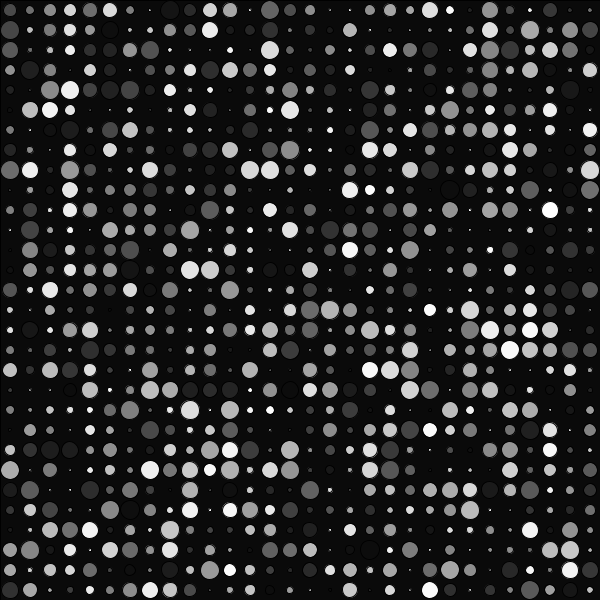
Frame 1 (no input)
Frame 60 (the mouse pressed at the canvas centre just before this capture): identical to frame 1, image omitted
Frame 120 (the mouse held since frame 60 and released just before this capture): identical to frame 1, image omitted

The Processing sketch that drew this single still picture (run headless with seeded random() and noise(); from frame 60 on, the mouse is pressed at the canvas centre):

// Processing sketch: processing_36637
// ── processing_36637.pde

int CR = 30;
int cols = CR;
int rows = CR;
float [][] tam = new float [cols][rows]; 
float [][] tra = new float [cols][rows]; 

void setup (){
  frameRate (5);
size ( 600,600);
smooth();
for(int i =0; i<cols; i++){
    for(int j =0; j<rows; j++){
      tam [i][j]= random (2,width/CR);
            tra [i][j]= random (2,255);}}}

void draw (){
  fill (10);
rect (0,0,width,height);
 
 for (int i = 0 ; i < cols; i++) {
  for (int j =0; j < rows; j++) {
   // for ( int t = 0; t< cols ; t++ )
    fill(255,tra[i][j]);
    ellipse(i*(width/cols)+width/(cols*2),j*(height/rows)+height/(rows*2),tam[i][j],tam[i][j]);
  }}
}
